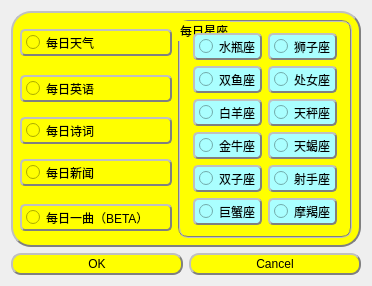
<?xml version="1.0" encoding="UTF-8"?>
<ui version="4.0">
 <class>Dialog1x</class>
 <widget class="QDialog" name="Dialog1x">
  <property name="geometry">
   <rect>
    <x>0</x>
    <y>0</y>
    <width>362</width>
    <height>250</height>
   </rect>
  </property>
  <property name="windowTitle">
   <string>Dialog</string>
  </property>
  <layout class="QVBoxLayout" name="verticalLayout_2">
   <item>
    <widget class="QWidget" name="widget" native="true">
     <property name="maximumSize">
      <size>
       <width>16777215</width>
       <height>16777215</height>
      </size>
     </property>
     <property name="styleSheet">
      <string notr="true">background-color: rgb(255, 255, 0);border:2px groove gray;border-radius:20px;padding:2px 4px;border-style: outset;</string>
     </property>
     <layout class="QGridLayout" name="gridLayout_3">
      <item row="1" column="0">
       <widget class="QRadioButton" name="radioButton_2">
        <property name="styleSheet">
         <string notr="true">QRadioButton{background-color: rgb(255, 255, 0);border:2px groove gray;border-radius:5px;padding:2px 4px;border-style: outset;font: 16pt &quot;华文琥珀&quot;;}
QRadioButton:hover{background-color:rgb(229, 241, 251); color: black;}
QRadioButton:pressed{background-color:rgb(204, 228, 247);border-style: inset;}
</string>
        </property>
        <property name="text">
         <string>每日英语</string>
        </property>
       </widget>
      </item>
      <item row="3" column="0">
       <widget class="QRadioButton" name="radioButton_4">
        <property name="styleSheet">
         <string notr="true">QRadioButton{background-color: rgb(255, 255, 0);border:2px groove gray;border-radius:5px;padding:2px 4px;border-style: outset;font: 16pt &quot;华文琥珀&quot;;}
QRadioButton:hover{background-color:rgb(229, 241, 251); color: black;}
QRadioButton:pressed{background-color:rgb(204, 228, 247);border-style: inset;}
</string>
        </property>
        <property name="text">
         <string>每日新闻</string>
        </property>
       </widget>
      </item>
      <item row="0" column="1" rowspan="5">
       <widget class="QGroupBox" name="groupBox">
        <property name="styleSheet">
         <string notr="true">border:2px groove gray;border-radius:10px;</string>
        </property>
        <property name="title">
         <string>每日星座</string>
        </property>
        <layout class="QGridLayout" name="gridLayout">
         <item row="0" column="0">
          <widget class="QRadioButton" name="radioButton_6">
           <property name="styleSheet">
            <string notr="true">QRadioButton{background-color: rgb(170, 255, 255);;border:2px groove gray;border-radius:5px;padding:2px 4px;border-style: outset;}

QRadioButton:hover{background-color:rgb(229, 241, 251); color: black;}
QRadioButton:pressed{background-color:rgb(204, 228, 247);border-style: inset;}
</string>
           </property>
           <property name="text">
            <string>水瓶座</string>
           </property>
          </widget>
         </item>
         <item row="0" column="1">
          <widget class="QRadioButton" name="radioButton_14">
           <property name="styleSheet">
            <string notr="true">QRadioButton{background-color: rgb(170, 255, 255);;border:2px groove gray;border-radius:5px;padding:2px 4px;border-style: outset;}

QRadioButton:hover{background-color:rgb(229, 241, 251); color: black;}
QRadioButton:pressed{background-color:rgb(204, 228, 247);border-style: inset;}
</string>
           </property>
           <property name="text">
            <string>狮子座</string>
           </property>
          </widget>
         </item>
         <item row="1" column="0">
          <widget class="QRadioButton" name="radioButton_7">
           <property name="styleSheet">
            <string notr="true">QRadioButton{background-color: rgb(170, 255, 255);;border:2px groove gray;border-radius:5px;padding:2px 4px;border-style: outset;}

QRadioButton:hover{background-color:rgb(229, 241, 251); color: black;}
QRadioButton:pressed{background-color:rgb(204, 228, 247);border-style: inset;}
</string>
           </property>
           <property name="text">
            <string>双鱼座</string>
           </property>
          </widget>
         </item>
         <item row="1" column="1">
          <widget class="QRadioButton" name="radioButton_17">
           <property name="styleSheet">
            <string notr="true">QRadioButton{background-color: rgb(170, 255, 255);;border:2px groove gray;border-radius:5px;padding:2px 4px;border-style: outset;}

QRadioButton:hover{background-color:rgb(229, 241, 251); color: black;}
QRadioButton:pressed{background-color:rgb(204, 228, 247);border-style: inset;}
</string>
           </property>
           <property name="text">
            <string>处女座</string>
           </property>
          </widget>
         </item>
         <item row="2" column="0">
          <widget class="QRadioButton" name="radioButton_8">
           <property name="styleSheet">
            <string notr="true">QRadioButton{background-color: rgb(170, 255, 255);;border:2px groove gray;border-radius:5px;padding:2px 4px;border-style: outset;}

QRadioButton:hover{background-color:rgb(229, 241, 251); color: black;}
QRadioButton:pressed{background-color:rgb(204, 228, 247);border-style: inset;}
</string>
           </property>
           <property name="text">
            <string>白羊座</string>
           </property>
          </widget>
         </item>
         <item row="2" column="1">
          <widget class="QRadioButton" name="radioButton_19">
           <property name="styleSheet">
            <string notr="true">QRadioButton{background-color: rgb(170, 255, 255);;border:2px groove gray;border-radius:5px;padding:2px 4px;border-style: outset;}

QRadioButton:hover{background-color:rgb(229, 241, 251); color: black;}
QRadioButton:pressed{background-color:rgb(204, 228, 247);border-style: inset;}
</string>
           </property>
           <property name="text">
            <string>天秤座</string>
           </property>
          </widget>
         </item>
         <item row="3" column="0">
          <widget class="QRadioButton" name="radioButton_9">
           <property name="styleSheet">
            <string notr="true">QRadioButton{background-color: rgb(170, 255, 255);;border:2px groove gray;border-radius:5px;padding:2px 4px;border-style: outset;}

QRadioButton:hover{background-color:rgb(229, 241, 251); color: black;}
QRadioButton:pressed{background-color:rgb(204, 228, 247);border-style: inset;}
</string>
           </property>
           <property name="text">
            <string>金牛座</string>
           </property>
          </widget>
         </item>
         <item row="3" column="1">
          <widget class="QRadioButton" name="radioButton_16">
           <property name="styleSheet">
            <string notr="true">QRadioButton{background-color: rgb(170, 255, 255);;border:2px groove gray;border-radius:5px;padding:2px 4px;border-style: outset;}

QRadioButton:hover{background-color:rgb(229, 241, 251); color: black;}
QRadioButton:pressed{background-color:rgb(204, 228, 247);border-style: inset;}
</string>
           </property>
           <property name="text">
            <string>天蝎座</string>
           </property>
          </widget>
         </item>
         <item row="4" column="0">
          <widget class="QRadioButton" name="radioButton_10">
           <property name="styleSheet">
            <string notr="true">QRadioButton{background-color: rgb(170, 255, 255);;border:2px groove gray;border-radius:5px;padding:2px 4px;border-style: outset;}

QRadioButton:hover{background-color:rgb(229, 241, 251); color: black;}
QRadioButton:pressed{background-color:rgb(204, 228, 247);border-style: inset;}
</string>
           </property>
           <property name="text">
            <string>双子座</string>
           </property>
          </widget>
         </item>
         <item row="4" column="1">
          <widget class="QRadioButton" name="radioButton_13">
           <property name="styleSheet">
            <string notr="true">QRadioButton{background-color: rgb(170, 255, 255);;border:2px groove gray;border-radius:5px;padding:2px 4px;border-style: outset;}

QRadioButton:hover{background-color:rgb(229, 241, 251); color: black;}
QRadioButton:pressed{background-color:rgb(204, 228, 247);border-style: inset;}
</string>
           </property>
           <property name="text">
            <string>射手座</string>
           </property>
          </widget>
         </item>
         <item row="5" column="0">
          <widget class="QRadioButton" name="radioButton_11">
           <property name="styleSheet">
            <string notr="true">QRadioButton{background-color: rgb(170, 255, 255);;border:2px groove gray;border-radius:5px;padding:2px 4px;border-style: outset;}

QRadioButton:hover{background-color:rgb(229, 241, 251); color: black;}
QRadioButton:pressed{background-color:rgb(204, 228, 247);border-style: inset;}
</string>
           </property>
           <property name="text">
            <string>巨蟹座</string>
           </property>
          </widget>
         </item>
         <item row="5" column="1">
          <widget class="QRadioButton" name="radioButton_15">
           <property name="styleSheet">
            <string notr="true">QRadioButton{background-color: rgb(170, 255, 255);;border:2px groove gray;border-radius:5px;padding:2px 4px;border-style: outset;}

QRadioButton:hover{background-color:rgb(229, 241, 251); color: black;}
QRadioButton:pressed{background-color:rgb(204, 228, 247);border-style: inset;}
</string>
           </property>
           <property name="text">
            <string>摩羯座</string>
           </property>
          </widget>
         </item>
        </layout>
       </widget>
      </item>
      <item row="4" column="0">
       <widget class="QRadioButton" name="radioButton_5">
        <property name="styleSheet">
         <string notr="true">QRadioButton{background-color: rgb(255, 255, 0);border:2px groove gray;border-radius:5px;padding:2px 4px;border-style: outset;font: 16pt &quot;华文琥珀&quot;;}
QRadioButton:hover{background-color:rgb(229, 241, 251); color: black;}
QRadioButton:pressed{background-color:rgb(204, 228, 247);border-style: inset;}
</string>
        </property>
        <property name="text">
         <string>每日一曲（BETA）</string>
        </property>
       </widget>
      </item>
      <item row="2" column="0">
       <widget class="QRadioButton" name="radioButton_3">
        <property name="styleSheet">
         <string notr="true">QRadioButton{background-color: rgb(255, 255, 0);border:2px groove gray;border-radius:5px;padding:2px 4px;border-style: outset;font: 16pt &quot;华文琥珀&quot;;}
QRadioButton:hover{background-color:rgb(229, 241, 251); color: black;}
QRadioButton:pressed{background-color:rgb(204, 228, 247);border-style: inset;}
</string>
        </property>
        <property name="text">
         <string>每日诗词</string>
        </property>
       </widget>
      </item>
      <item row="0" column="0">
       <widget class="QRadioButton" name="radioButton">
        <property name="styleSheet">
         <string notr="true">QRadioButton{background-color: rgb(255, 255, 0);border:2px groove gray;border-radius:5px;padding:2px 4px;border-style: outset;font: 16pt &quot;华文琥珀&quot;;}
QRadioButton:hover{background-color:rgb(229, 241, 251); color: black;}
QRadioButton:pressed{background-color:rgb(204, 228, 247);border-style: inset;}
</string>
        </property>
        <property name="text">
         <string>每日天气</string>
        </property>
       </widget>
      </item>
     </layout>
    </widget>
   </item>
   <item>
    <widget class="QDialogButtonBox" name="buttonBox">
     <property name="maximumSize">
      <size>
       <width>16777215</width>
       <height>50</height>
      </size>
     </property>
     <property name="styleSheet">
      <string notr="true">QPushButton{width:160px;high:160px;background-color: rgb(255, 255, 0);border:2px groove gray;border-radius:10px;padding:2px 4px;border-style: outset;}
QPushButton:hover{background-color:rgb(229, 241, 251); color: black;}
QPushButton:pressed{background-color:rgb(204, 228, 247);border-style: inset;}
</string>
     </property>
     <property name="orientation">
      <enum>Qt::Horizontal</enum>
     </property>
     <property name="standardButtons">
      <set>QDialogButtonBox::Cancel|QDialogButtonBox::Ok</set>
     </property>
    </widget>
   </item>
  </layout>
  <zorder>widget</zorder>
  <zorder>buttonBox</zorder>
 </widget>
 <resources/>
 <connections>
  <connection>
   <sender>buttonBox</sender>
   <signal>accepted()</signal>
   <receiver>Dialog1x</receiver>
   <slot>accept()</slot>
   <hints>
    <hint type="sourcelabel">
     <x>248</x>
     <y>254</y>
    </hint>
    <hint type="destinationlabel">
     <x>157</x>
     <y>274</y>
    </hint>
   </hints>
  </connection>
  <connection>
   <sender>buttonBox</sender>
   <signal>rejected()</signal>
   <receiver>Dialog1x</receiver>
   <slot>reject()</slot>
   <hints>
    <hint type="sourcelabel">
     <x>316</x>
     <y>260</y>
    </hint>
    <hint type="destinationlabel">
     <x>286</x>
     <y>274</y>
    </hint>
   </hints>
  </connection>
 </connections>
</ui>
